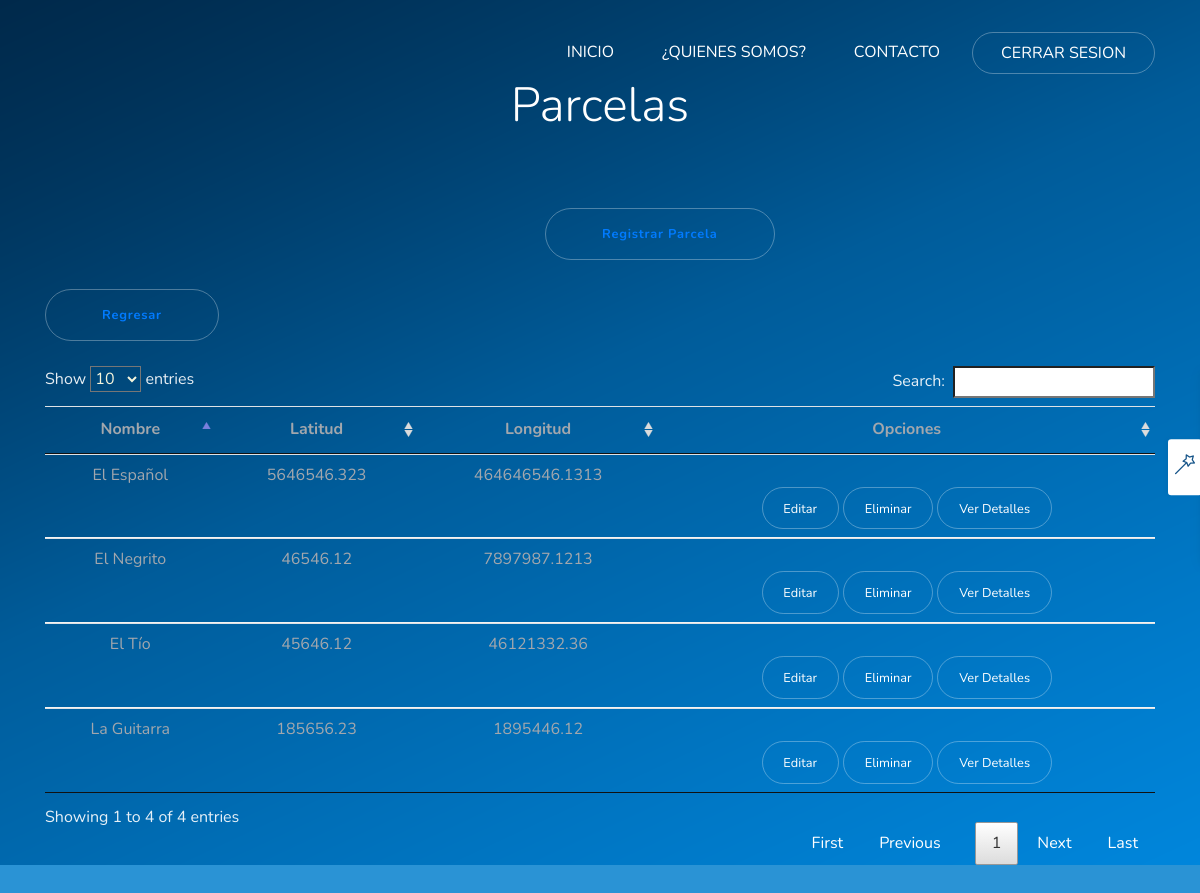
The page /estate/plot_detail/6/1/ on the database its author committed.
### estate/models.py (models this page shows, shortened)
class Plot(models.Model):
    estate = models.ForeignKey(Estate, on_delete=models.CASCADE)
    name = models.CharField(max_length=100)
    latitude = models.CharField(max_length=100)
    longitude = models.CharField(max_length=100)

### estate/views.py (the view)
# urls.py: path('plot_detail/<int:estate_id>/<int:user_id>/', views.plot_detail, name='plot_detail'),
def plot_detail(request, estate_id, user_id):
    context = {
        'user_id': user_id,
        'estate_id': estate_id,
        'plots': Plot.objects.filter(estate=estate_id),
        'user': User.objects.get(id=user_id),
    }
    return render(request, 'estate/plot_detail.html', context)

### estate/templates/estate/plot_detail.html (shortened to what this page needs)
{% extends 'base_generic.html' %}
{% load staticfiles %}
{% block content %}
<link rel="stylesheet" href="{% static 'css/jquery.dataTables.min.css' %}" />
<div class="col-12 col-xl-12 col-lg-5 col-md-6">
    <div class="home-text">
    <h4 align="center" class="display-1">Parcelas</h4>
{% if user.permissions == '0' %}
    <button type="button" style="display:none" style="margin-left: 500px" class="btn btn-outline-semi-light btn-xl mt-4"><a href="{% url 'estate:plot_add' estate_id user_id %}">Registrar Parcela</a></button><br><br>
    <button style="margin-right: 50px" class="btn btn-outline-semi-light btn-xl mt-4"><a href="{% url 'estate:estate_detail' user_id %}">Regresar</a></button><br><br>
{% else %}
    <button style="margin-left: 500px" class="btn btn-outline-semi-light btn-xl mt-4"><a href="{% url 'estate:plot_add' estate_id user_id %}">Registrar Parcela</a></button><br><br>
    <button style="margin-right: 50px" class="btn btn-outline-semi-light btn-xl mt-1"><a href="{% url 'estate:estate_detail' user_id %}">Regresar</a></button><br><br>
{% endif %}
        {% if plots %}
            <div class="table-responsive">
                <table class="table" id="tbl_1" class="display" style="width:100%">
                  <thead class="thead-default">
                    <tr>
                      <th class="text-center" scope="col">Nombre</th>
                      <th class="text-center" scope="col">Latitud</th>
                      <th class="text-center" scope="col">Longitud</th>
                      <th class="text-center" scope="col">Opciones</th>
                    </tr>
                  </thead>
                <tbody>
            {% for plot in plots %}
                    <tr>
                      <td class="text-center">{{plot.name}}</td>
                      <td class="text-center">{{plot.latitude}}</td>
                      <td class="text-center">{{plot.longitude}}</td>
                      <td class="text-center">
                          {% if user.permissions == '0' %}
                          <a href="{% url 'estate:plot_edit' plot.id user_id %}" style="display:none" class="btn btn-outline-semi-light btn-md mt-4" role="button" aria-pressed="true">Editar</a>
                          <a href="{% url 'estate:plot_delete' plot.id estate_id user_id %}" style="display:none" class="btn btn-outline-semi-light btn-md mt-4" role="button" aria-pressed="true">Eliminar</a>
                          <a href="{% url 'estate:tree_detail' plot.id user_id %}" class="btn btn-outline-semi-light btn-md mt-4" role="button" aria-pressed="true">Ver Detalles</a>
                          {% else %}
                          <a href="{% url 'estate:plot_edit' plot.id user_id %}" class="btn btn-outline-semi-light btn-md mt-4" role="button" aria-pressed="true">Editar</a>
                          <a href="{% url 'estate:plot_delete' plot.id estate_id user_id %}" class="btn btn-outline-semi-light btn-md mt-4" role="button" aria-pressed="true">Eliminar</a>
                          <a href="{% url 'estate:tree_detail' plot.id user_id %}" class="btn btn-outline-semi-light btn-md mt-4" role="button" aria-pressed="true">Ver Detalles</a>
                          {% endif %}
                      </td>
                    </tr>
                {% endfor %}
                </tbody>
                {% else %}
                <p>No hay parcelas asociadas a dicha finca.</p>
               {% endif %}
                 </table>
            </div>
        {% endblock %}

### static/css/main.css (style rules this page uses)
html { width: 100%; }
body { overflow-x: hidden !important; }

### estate/templates/base_generic.html (style rules this page uses)
body { background: #2a93d5 !important; }
table.dataTable tbody tr { background-color: transparent !important; }

### rows shown on the page
Plot: name "La Guitarra", latitude "185656.23", longitude "1895446.12"
Plot: name "El Español", latitude "5646546.323", longitude "464646546.1313"
Plot: name "El Negrito", latitude "46546.12", longitude "7897987.1213"
Plot: name "El Tío", latitude "45646.12", longitude "46121332.36"
